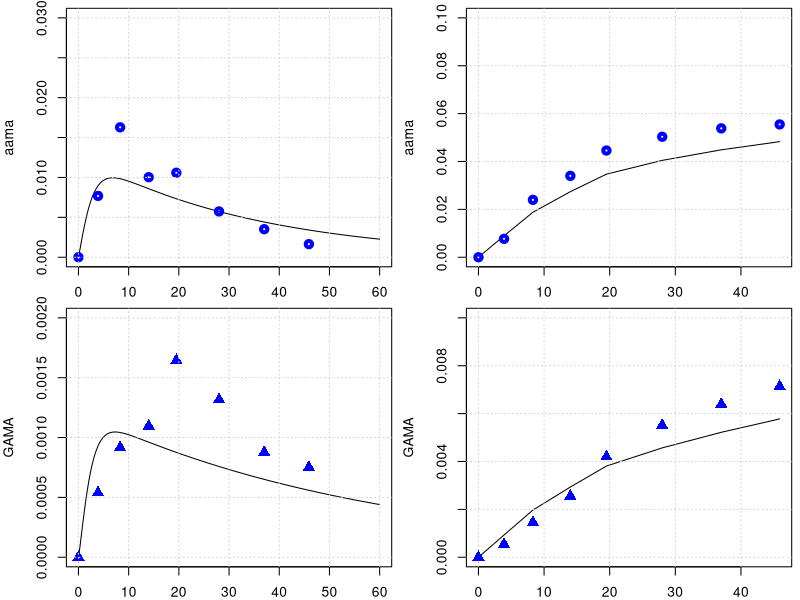

Here is the R script that generated this plot:
library(deSolve)
library(minpack.lm)

graphics.off()

#body weight in kg
BW = 70 

# fractions of BW
##https://journals.sagepub.com/doi/pdf/10.1177/ANIB_32_3-4
F_B = 0.079 
F_B_AB = 0.35 #fraction: arterial blood of blood volume
F_B_VB = 0.65 #fraction: venous blood of blood volume
F_Li = 0.026
F_Ki = 0.0044
F_T = 1-(F_B+F_Li+F_Ki)

#organ volumes in L
V_AB <- BW*F_B*F_B_AB 
V_VB <- BW*F_B*F_B_VB 
V_T <- BW*F_T
V_Ki <- BW*F_Ki
V_Li <- BW*F_Li

#cardiac output in L/(kg*h)
##https://journals.sagepub.com/doi/pdf/10.1177/ANIB_32_3-4
QCC = 16 #12.5 # maybe 14 or 6.5 check?
Q_C = QCC*BW^0.75
FQ_P = 2.5/100 
Q_P <- Q_C*FQ_P # 6.5*BW 

FQ_Lu = 0.001
FQ_Li = 0.14
FQ_Ki = 0.155 #total - there is also an aterial flow rate 
FQ_T = 1 -( FQ_Li + FQ_Ki +FQ_P + FQ_Lu)
Q_Li <- Q_C*FQ_Li
Q_Ki <- Q_C*FQ_Ki
Q_T <- Q_C*FQ_T
Q_Lu <- Q_C*FQ_Lu

# partition coefficient
pAA_TB = 0.4
pAA_KiB = 0.8
pAA_LiB = 0.3
pAA_Lu_B = 0.3
pAA_LuAir = 31000000.0

pGA_TB = 0.97
pGA_LiB = 0.5
pGA_KiB = 1.0
pGA_Lu_B = 1.0
pGA_LuAir = 98000000.0

#reaction rate constants 
k_AAuptake = 1 #1/h

k_onAA_Lu = 0.001
k_onGA_Lu = 0.001

k_onAA_T = 0.028 #1/h
k_onAA_B = 0.0036 #1/h
k_onAA_Li = 0.071 #1/h
k_onAA_Ki = 0.13 #1/h

k_syn_GSH = 0.025 #mmol/h 
k_cl_GSH = 0.35 #1/h
k_onAA_GSH = 0.55 #L/(mmol h)
k_onGA_GSH = 0.8 #L/(mmol h)

k_onGA_T = 0.089 #1/h
k_onGA_B = 0.0108 #1/h
k_onGA_Ki = k_onAA_T/2 #1/h
k_onGA_Li = 0.215 #1/h

k_exc_AAMA = 0.029      # 0.049 #1/h or 0.13 # this will change the shape
k_exc_GAMA = 0.017     # 0.077 #1/h  # or 0.027
k_exc_GAOH = 0.077     # 1/h
k_exc_GA <- 2.48       # 1/h Q_Ki*0.025
k_exc_AA <- 2


MW_aa = 71   # mg/mmol
MW_ga = 87   # mg/mmol

MW_GSH = 307.32 # mg/mmol

# Maximum velocity for enzymatic reaction 
V_max_p450 = 9 /MW_aa*BW^0.7  # 0.235 mg/h (Tien: AA to GA mmol/hr)
V_max_EH = 20 /MW_ga*BW^0.7  
KM_p450 = 10.0
KM_EH = 100.0

c_AA_inh = 0
c_GA_inh = 0

k_0_GSH = 7
### CHECK  WHY     m_GSH_Li = 7.0*V_Li, Tien: 7.0 as in Sweeney is the Initial GSH (mmol/l)

# +++++++++++++++++++++++++++++++++++++++++++++++++++++++++++++++++
# create list of parameter
# +++++++++++++++++++++++++++++++++++++++++++++++++++++++++++++++++
params <- unlist(c(data.frame(pAA_TB, pAA_LiB, pAA_LuAir, pAA_KiB,
                              pGA_TB, pGA_LiB, pGA_LuAir, pGA_KiB,
                              k_onAA_T, k_onAA_B, k_onAA_Li, k_onAA_GSH, k_onAA_Ki,
                              k_onGA_T, k_onGA_B, k_onGA_Li, k_onGA_Ki, k_exc_GA,
                              k_onGA_GSH, k_exc_AAMA, k_exc_GAMA, k_exc_GAOH,
                              k_cl_GSH, V_max_p450, KM_p450, V_max_EH, KM_EH,
                              c_AA_inh, c_GA_inh, k_AAuptake)
))
yini <- c(m_AA_Lu =0 , m_GA_Lu =0, 
          m_AA_AB = 0.0, m_GA_AB = 0.0, m_AA_VB = 0.0, m_GA_VB = 0.0,
          m_AA_Ki = 0.0, m_GA_Ki = 0.0, m_AA_dose = 0 ,
          m_AA_Li = 0.0, m_AAMA = 0.0,  #m_AAMA_urinary = 0.0,
          m_GA_Li = 0.0, m_GAMA = 0.0,
          #m_GAMA_urinary = 0.0, 
          m_GSH_Li = k_0_GSH * V_Li * MW_GSH, 
          m_AA_T = 0.0, m_GA_T = 0.0,
          m_GAOH = 0.0, 
          m_AA_out = 0.0,
          m_AA_accum = 0.0,
          m_AA_free = 0.0,
          m_AA_in = 0.0,
          m_GA_out = 0.0,
          m_GA_accum = 0.0,
          m_GA_free = 0.0,
          m_GA_in = 0.0
)
# ++++++++++++++++++++++++++++++++++++++++++++++++++++++++++++++++++
# PBPK model for Acrylamide 
# ++++++++++++++++++++++++++++++++++++++++++++++++++++++++++++++++++
PBPKmodelAA <- function(t,state,parameter){
  with(as.list(c(t,state,parameter)), {
    #concentrations blood in the organs in mg/L
    c_AA_AB <- m_AA_AB/V_AB
    c_AA_VB <- m_AA_VB/V_VB
    c_AA_T <- m_AA_T/V_T
    c_AA_Li <- m_AA_Li/V_Li
    c_AA_Ki <- m_AA_Ki/V_Ki
    
    c_GSH_Li <- m_GSH_Li/V_Li
    
    c_GA_AB <- m_GA_AB/V_AB
    c_GA_VB <- m_GA_VB/V_VB
    c_GA_T <- m_GA_T/V_T
    c_GA_Li <- m_GA_Li/V_Li
    c_GA_Ki <- m_GA_Ki/V_Ki
    
    #ODEs for amount of AA in compartment in mg
    c_AA_Lu <- (Q_C*c_AA_VB +Q_P*c_AA_inh)/(Q_C +(Q_P/pAA_LuAir))
    c_GA_Lu <- (Q_C*c_GA_VB +Q_P*c_GA_inh)/(Q_C +(Q_P/pGA_LuAir))
    
    # units checked -> mg/h   
    dm_AA_Lu <- Q_Lu*(c_AA_AB - c_AA_Lu/pAA_Lu_B) -k_onAA_Lu*m_AA_Lu
    dm_GA_Lu <- Q_Lu*(c_GA_AB - c_GA_Lu/pGA_Lu_B) -k_onGA_Lu*m_GA_Lu
    
    # units checked -> mg/h   
    dm_AA_AB <- Q_C*(c_AA_Lu - c_AA_AB) -k_onAA_B*m_AA_AB
    dm_GA_AB <- Q_C*(c_GA_Lu - c_GA_AB) -k_onGA_B*m_GA_AB
    # units checked -> mg/h   
    dm_AA_VB <- Q_T*(c_AA_T/pAA_TB) +Q_Li*(c_AA_Li/pAA_LiB) +Q_Ki*(c_AA_Ki/pAA_KiB) - Q_C*c_AA_VB -k_onAA_B*m_AA_VB
    dm_GA_VB <- Q_T*(c_GA_T/pGA_TB) +Q_Li*(c_GA_Li/pGA_LiB) +Q_Ki*(c_GA_Ki/pGA_KiB) - Q_C*c_GA_VB -k_onGA_B*m_GA_VB
    # units checked -> mg/h   
    dm_AA_Ki <- Q_Ki*c_AA_AB -Q_Ki*(c_AA_Ki/pAA_KiB) -k_onAA_Ki*m_AA_Ki 
    dm_GA_Ki <- Q_Ki*c_GA_AB -Q_Ki*(c_GA_Ki/pGA_KiB) -k_onGA_Ki*m_GA_Ki 
    # units checked -> mg/h  
    
    
    dm_AA_dose <- -k_AAuptake*m_AA_dose
    
    metAA_GSH <- k_onAA_GSH*c_GSH_Li*m_AA_Li / MW_GSH
    metAA_P450 <- V_max_p450 * MW_aa*c_AA_Li/ (KM_p450+c_AA_Li)
    # units checked -> mg/h  
    #   RAL1 = QL*CA1 + KA*STOM - QL*CVL1 - RP450 - RGST1 - rpbl1
    dm_AA_Li <- Q_Li*(c_AA_AB - c_AA_Li/pAA_LiB) + k_AAuptake*m_AA_dose - 
      k_onAA_Li*m_AA_Li  - metAA_P450 - metAA_GSH
    # Trine: We need to also include the loss rate of bound materiel in the liver (See KPTL in the Sweeney 2010)
    # Trine: I think the two last parts of the equation should be subtracted. 
    # Metabolism of AA by P450 will remove AA
    
    # units checked -> mg/h   
    dm_AAMA <- metAA_P450  - m_AAMA*k_exc_AAMA
    # units checked -> mg/h
    metGA_GSH <- k_onGA_GSH*c_GSH_Li*m_GA_Li / MW_GSH
    metGA_EH <- (V_max_EH *MW_ga *c_GA_Li)/(KM_EH+c_GA_Li)
    # units checked -> mg/h 
    #  RAL2 = QL*CA2 + KA2*STOM2 - QL*CVL2 + RP450 - RGST2 - REH - rpbl2
    # Trine: I think the two last parts of the equation should be subtracted. 
    # Metabolism of AA by P450 and EH will remove AA
    dm_GA_Li <- Q_Li*(c_GA_AB - c_GA_Li/pGA_LiB) - k_onGA_Li*m_GA_Li + 
      metAA_P450 - metGA_GSH -metGA_EH
    # units checked -> mg/h, 
    # old: dm_GAMA <-  metGA_GSH - m_GAMA*k_exc_GAMA 
    #Trine: I do not think metGA_EH should be here. That's the metabolism to glyceramide, and will not contribute to GAMA
    # Trine: However I think, maybe, that the metAA_EH shold be here, as the metabolism of AA by EH is producing GA. 
    # Trine: Maybe production of glyceramide should be a separate equation? Need to discuss!!
    dm_GAMA <-  metGA_GSH  -m_GAMA*k_exc_GAMA
    # units checked -> mg  
    # units checked -> mg/h
    # Trine: I think the metAA_P450 and metAA_GSH should not be in this equation. 
    # The metGA_EH and metGA_GSH should be subtracted, as they will remove GA from the liver.
    dm_GSH_Li <-  -k_cl_GSH*m_GSH_Li + metAA_GSH - metGA_GSH
    # units checked -> mg/h   
    dm_AA_T <- Q_T*(c_AA_AB - c_AA_T/pAA_TB) -k_onAA_T*m_AA_T
    dm_GA_T <- Q_T*(c_GA_AB - c_GA_T/pGA_TB) -k_onGA_T*m_GA_T
    
    dm_GAOH <- metGA_EH -m_GAOH*k_exc_GAMA
    
    # Mass balance
    #--------------
    
    # AA
    dm_AA_out <- metAA_P450 + metAA_GSH
    dm_AA_accum <- k_onAA_B*m_AA_AB +k_onAA_B*m_AA_VB +k_onAA_T*m_AA_T +k_onAA_Li*m_AA_Li +k_onAA_Ki*m_AA_Ki
    dm_AA_free <- dm_AA_AB + dm_AA_VB +dm_AA_T +dm_AA_Li +dm_AA_Ki
    dm_AA_in <- Q_P*c_AA_inh + k_AAuptake*m_AA_dose
    # GA
    dm_GA_out <- metGA_GSH + metGA_EH 
    dm_GA_accum <- k_onGA_B*m_GA_AB +k_onGA_B*m_GA_VB +k_onGA_T*m_GA_T +k_onGA_Li*m_GA_Li +k_onGA_Ki*m_GA_Ki
    dm_GA_free <- dm_GA_AB + dm_GA_VB +dm_GA_T +dm_GA_Li +dm_GA_Ki 
    dm_GA_in <- Q_P*c_GA_inh + metGA_GSH +metGA_EH
    
    # GSH - Do we beed a mass balance for GSH
    
    return(list(c(dm_AA_Lu, dm_GA_Lu,
                  dm_AA_AB,  dm_GA_AB,  dm_AA_VB,    dm_GA_VB,
                  dm_AA_Ki,  dm_GA_Ki,  dm_AA_dose,  dm_AA_Li,
                  dm_AAMA,  # dm_AAMA_urinary,  
                  dm_GA_Li,  dm_GAMA,
                  #dm_GAMA_urinary,    
                  dm_GSH_Li, dm_AA_T,   dm_GA_T,
                  dm_GAOH,
                  dm_AA_out,
                  dm_AA_accum,
                  dm_AA_free,
                  dm_AA_in,
                  dm_GA_out,
                  dm_GA_accum,
                  dm_GA_free,
                  dm_GA_in
    )))
  })
}
PBPKmodelAA <- compiler::cmpfun(PBPKmodelAA)



################################################################
# manual readout from Kopp and Dekant 2009
################################################################
times <- seq(from = 0, to = 60, by = 0.1)
diet <- data.frame(var = "m_AA_dose", method = "add",
                   time = c(0.0),  value = 0.5 *BW /1000 )  # dose of 0.05 microg/kg bw
out <- ode(y = yini, times = times, func = PBPKmodelAA, parms = params, events = list(data = diet))
yobs_urine <- data.frame(
  time = c(0.0, 3.9, 8.3, 14, 19.5, 28, 37, 45.9),
  AAMA = c(0.0/1000000, 32.8/1000000, 69.5/1000000, 42.8/1000000, 45.2/1000000, 24.5/1000000, 15/1000000, 7/1000000)*234.28, #https://pubchem.ncbi.nlm.nih.gov/compound/N-Acetyl-S-_2-carbamoylethyl_-L-cysteine
  GAMA = c(0.0, 2.15*1e-6, 3.66*1e-6, 4.38*1e-6, 6.57*1e-6, 5.26*1e-6, 3.50*1e-6, 3.0*1e-6)*250.27
)
# plot for AAMA in urinary
par(mfrow=c(2,2),mar=c(2,4,.5,.5))
plot(out[,'time'], out[,'m_AAMA']   ,type = 'l',xlab = 'time', ylab = 'aama', ylim = c(0,.03) )
points(yobs_urine$time, yobs_urine$AAMA , col="blue", lwd = 4) ; grid()
time_points_measure_unrine = c(1, 40, 84, 141, 196, 280 , 371, 460)
tamtam = out[,'m_AAMA'][time_points_measure_unrine ]
plot(yobs_urine$time, cumsum( tamtam ),type = 'l', ylab = 'aama', ylim = c(0,.1), xlab = 'time' ); grid()
points(yobs_urine$time, cumsum(yobs_urine$AAMA) , col="blue", lwd = 4)

# plot for GAMA 
plot(out[,'time'], out[,'m_GAMA']  ,type = 'l',xlab = '', ylab = 'GAMA', ylim = c(0,.002) )
points(yobs_urine$time, yobs_urine$GAMA , col="blue", cex = 1.5, pch = 17); grid()
time_points_measure_unrine = c(1, 40, 84, 141, 196, 280 , 371, 460)
tamtam = out[,'m_GAMA'][time_points_measure_unrine ]
plot(yobs_urine$time, cumsum( tamtam ),type = 'l',xlab = '', ylab = 'GAMA', ylim = c(0,.01) ); grid()
points(yobs_urine$time, cumsum(yobs_urine$GAMA) , col="blue",cex = 1.5, pch = 17)
